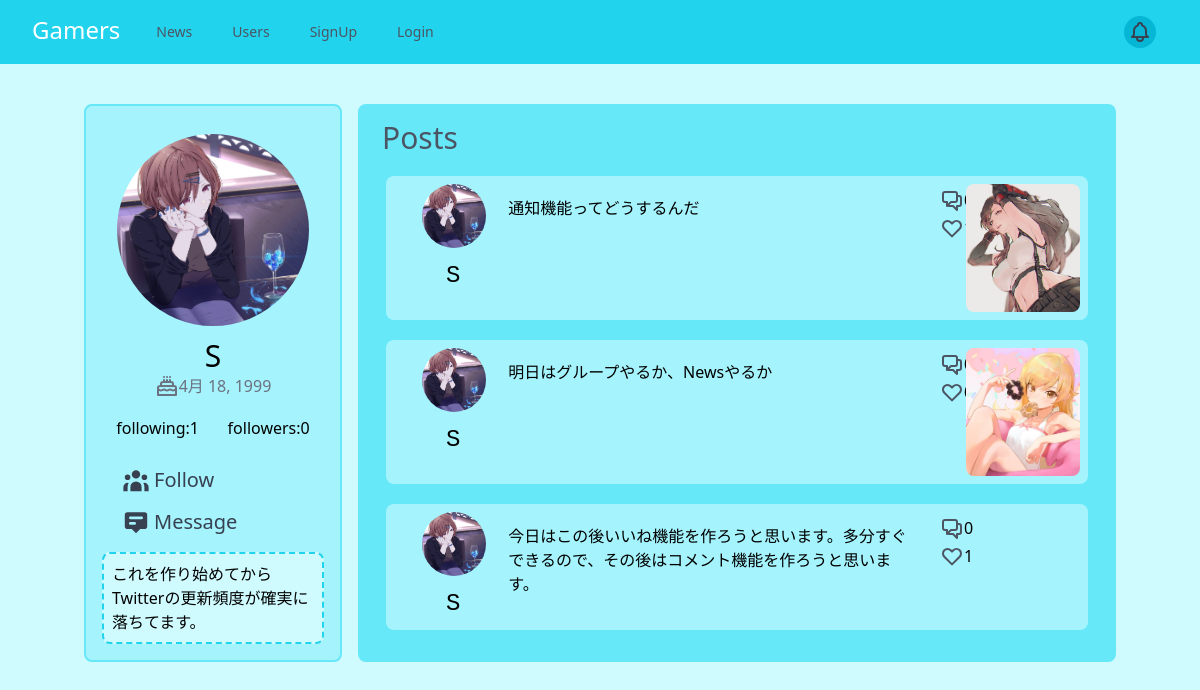
Before: /user/PbiSLN8o0b/ with the older database file.
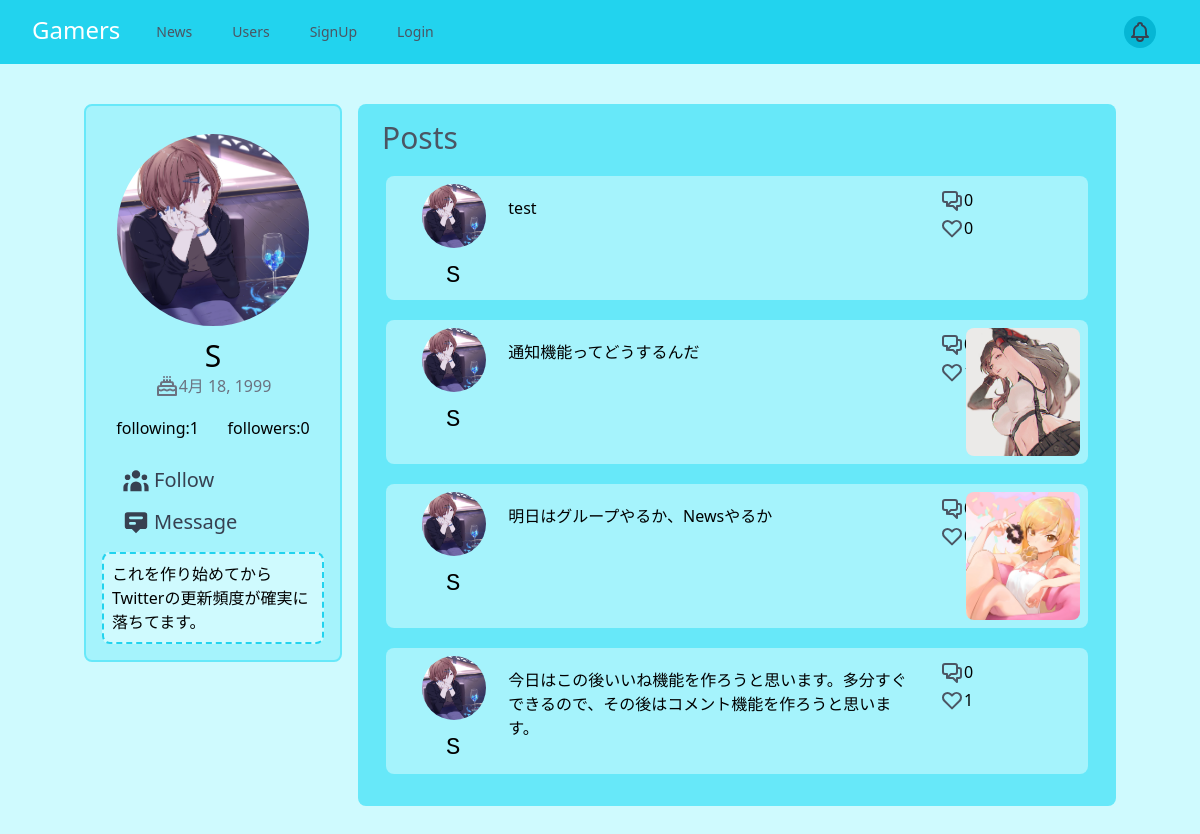
After: the same page with the newer database file.
### base/models/post_models.py (models this page shows)
class Post(models.Model):
    id = models.CharField(default=create_id, primary_key=True, max_length=10)
    user = models.ForeignKey(User, on_delete=models.CASCADE)
    body = models.TextField(default='', blank=True, max_length=150)
    img = models.ImageField(blank=True, null=True, upload_to=get_post_image_path)
    created_at = models.DateTimeField(auto_now_add=True)
    liked = models.ManyToManyField(User, related_name="favorited", blank=True)

### base/models/user_models.py (models this page shows, shortened)
class User(AbstractBaseUser):
    id = models.CharField(default=create_id, primary_key=True, max_length=10)
    username = models.CharField(max_length=20)
    email = models.EmailField(unique=True)
    password = models.CharField(max_length=128)
    is_active = models.BooleanField(default=True)
    is_staff = models.BooleanField(default=False)
    is_admin = models.BooleanField(default=False)
    is_superuser = models.BooleanField(default=False)
    data_joined = models.DateTimeField(auto_now_add=True)
    img = models.ImageField(blank=True, null=True, upload_to=get_user_image_path,
                            default='user/l_e_others_500.png')
    following = models.ManyToManyField("self", blank=True, related_name="followed_by", symmetrical=False)
    objects = UserManager()
    USERNAME_FIELD = 'email'
    REQUIRED_FIELDS = ['username']

### base/views/user_views.py (the view)
# urls.py: path('user/<str:pk>/', UserDetail.as_view(), name="user_detail"),
class UserDetail(DetailView):
    model = User
    template_name = "pages/user_detail.html"
    def get_context_data(self, **kwargs):
        context = super(UserDetail, self).get_context_data(**kwargs)
        context['post_set'] = Post.objects.filter(user=context['object']).order_by('-created_at')
        context['birthday'] = context['user'].profile.birthday
        context['bio'] = context['user'].profile.bio
        return context

### templates/pages/user_detail.html
{% extends 'base.html' %}
{% block main %}
<div class="grid grid-cols-4 my-10 mx-16">
    {% include 'snippets/user_card.html' with user=object %}
    <div class="col-span-3 p-3 rounded-lg bg-cyan-300 ml-4 h-min">
        <p class="ml-3 mt-1 text-3xl text-gray-600">Posts</p>
        {% if object.post_set.count %}
        {% for post in post_set %}
        <div class="my-5 mx-4">
            {% include 'snippets/post_card.html' with post=post %}
        </div>
        {% endfor %}
        {% else %}
        <div class="my-5 mx-4">
            <p>No post yet.</p>
        </div>
        {% endif %}
    </div>
</div>
{% endblock %}

### templates/snippets/post_card.html (shortened to what this page needs)
<div class="grid grid-cols-6 bg-cyan-200 rounded-lg px-2">
    <div class="col-span-1 my-2 ml-7">
        {% if post.user.img %}
        <a href="{% url 'user_detail' post.user.id %}">
            <img src="{{ post.user.img.url }}" alt="" class="h-16 w-16 object-cover object-top rounded-full">
        </a>
        {% endif %}
        <p class="ml-6 mt-3 font-mono text-2xl">{{ post.user.username }}</p>
    </div>
    <div class="col-span-4 grid grid-cols-10">
        <div class="col-span-9 my-5 grid grid-rows-6 pr-3">
            <div class="row-span-5">
                <a href="{% url 'post_detail' post.pk %}">
                    {{ post.body }}
                </a>
            </div>
        </div>
        <div class="col-span-1 ml-2 my-3">
            <div class="flex pl-3">
                    <a href="{% url 'new_comment' post.pk %}">
                    </a>
                    {{ post.comment_set.count }}
            </div>
            <div class="flex pl-3 my-1">
                    <a href="{% url 'like' post.pk %}?next={{ request.path }}">
                    </a>
                    <span class="text-align-center">{{ post.liked.count }}</span>
            </div>
        </div>
    </div>
    <div class="col-span-1 my-2 justify-items-center">
        {% if post.img %}
        <img src="{{ post.img.url }}" alt="" class="h-32 w-32 object-cover object-top rounded-lg mx-auto">
        {% endif %}
    </div>
</div>

Changed rows visible on the page:
added Post: user.img (picture), user.username "S", body "test", comment_set.count "0", liked.count "0"
